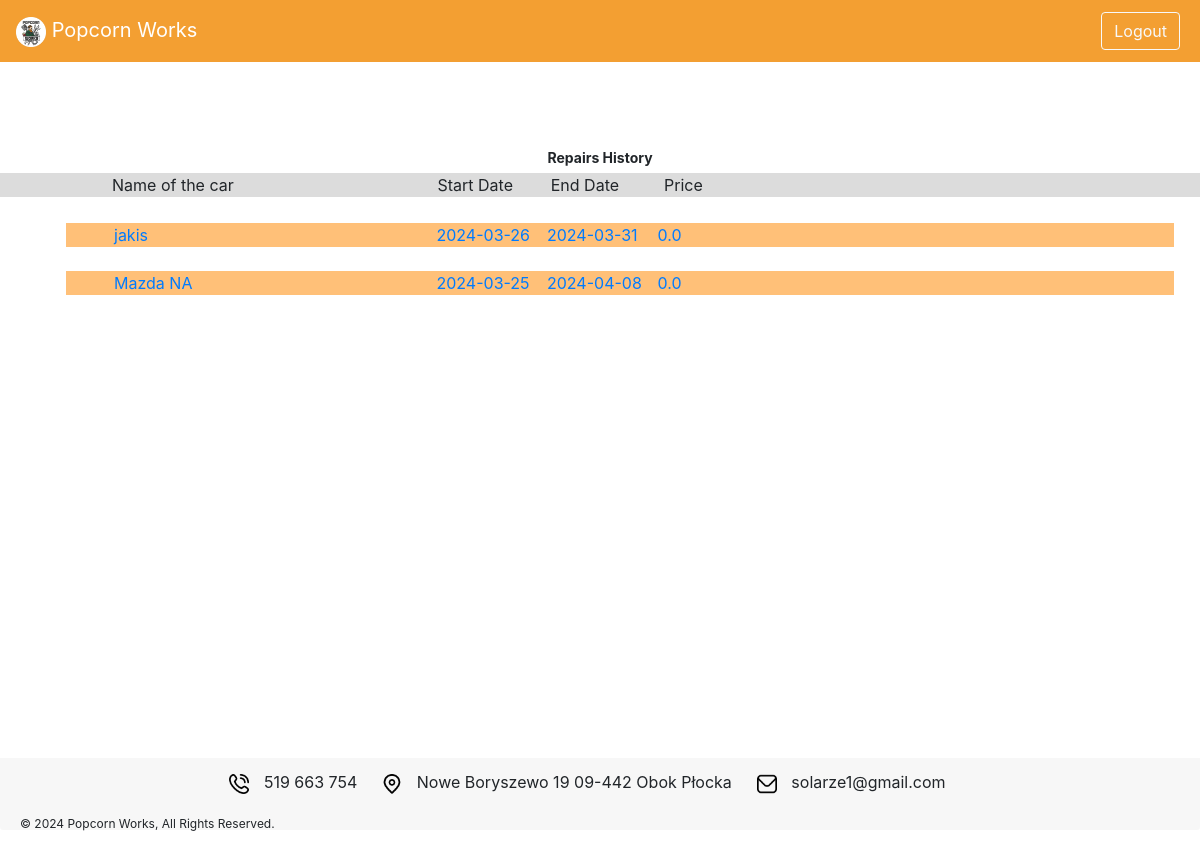
Page /customer/repairs (signed in) on the earlier database version.
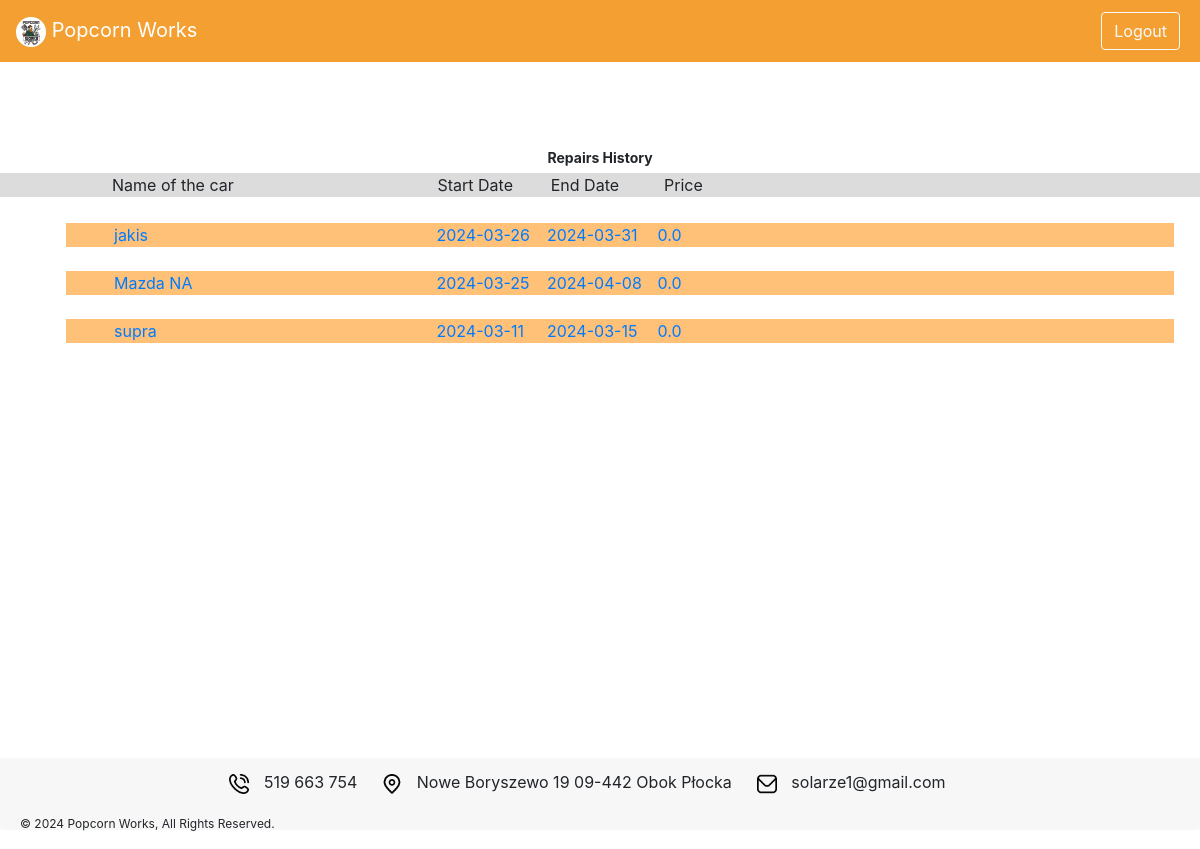
Same page on the later database version.
### models.py (models this page shows)
class Repair(Base):
    __tablename__ = "repair"
    id = Column(Integer, primary_key=True, index=True)
    car_name = Column(String)
    start_date = Column(String)
    end_date = Column(String)
    active = Column(Boolean, default=False)
    customer_id = Column(Integer, ForeignKey("user.id"))
    money = Column(Float, default=0.00)
    parts = relationship("PartsInRepair", back_populates="repair")

### routers/customer.py (the view)
@router.get("/", response_class=HTMLResponse)
async def customer_home_page(request: Request, db: Session = Depends(get_db)):
    redirection = check_user_role_and_redirect(request, db, 'customer')
    if redirection["is_needed"]:
        return redirection['redirection']
    user = get_current_user(request)
    customer_repairs = db.query(models.Repair).filter(
        models.Repair.customer_id == user['id']).all()
    return templates.TemplateResponse("customer.html", {"request": request,
                                                        "user": user,
                                                        "customer_repairs": customer_repairs})

### templates/repairs_customer.html (shortened to what this page needs)
{% include 'layout.html' %}
<div class="corner-title">Repairs History</div>
<div class="wrapper" style="background: gainsboro; padding-left: 7em;">
    <div style="display: inline-block; width: 29.5%; min-width: 200px;">Name of the car</div>
    <div style="display: inline-block; width: 10%; min-width: 100px;">Start Date</div>
    <div style="display: inline-block; width: 10%; min-width: 100px;">End Date</div>
    <div style="display: inline-block; width: 10%; min-width: 100px;">Price</div>
</div>
{% if customer_repairs %}
<div class="scrollable-mechanic-list">
    <ul>
        {% for repair in customer_repairs %}
        <li class="car_part_box " style="list-style: none; padding: 1em;">
            <a href="/customer/repairs/{{ repair.id }}">
                <div class="wrapper" style="background: #ffc078; padding-left: 3em;">
                    <div style="display: inline-block; width: 30%; min-width: 200px;">{{ repair.car_name }}</div>
                    <div style="display: inline-block; width: 10%; min-width: 100px;">{{ repair.start_date }}</div>
                    <div style="display: inline-block; width: 10%; min-width: 100px;">{{ repair.end_date }}</div>
                    <div style="display: inline-block; width: 10%; min-width: 100px;">{{ repair.money }}</div>
                </div>
            </a>
        </li>
        {% endfor %}
    </ul>
</div>
{% endif %}

### templates/layout.html (shortened to what this page needs)
<!DOCTYPE html>
<html lang="en">
<head>
    <link rel="stylesheet" type="text/css" href="{{ url_for('static', path='/popcorn/css/base.css') }}">
    <link rel="stylesheet" type="text/css" href="{{ url_for('static', path='/popcorn/css/bootstrap.css') }}">
</head>
<body>
    <div id="page-container">
        <div id="content-wrap">
            {% include 'navbar.html' %}
            {% include 'footer.html' %}
        </div>
</body>
</html>

### templates/navbar.html (shortened to what this page needs)
<div>
    <nav class="navbar navbar-expand-md navbar-dark main-color fixed-top">
        <a class="navbar-brand nav-item active" href="/"><img
                src="{{ url_for('static', path='/popcorn/photos/popcorn_logo.png') }}" alt="Popcorn Works"
                style="width: 30px;"> Popcorn Works</a>
        <div class="collapse navbar-collapse" id="navbarNav">
            <ul class="navbar-nav ml-auto">
                {% if user %}
                <li class="nav-item m-1">
                    <a type="button" class="btn btn-outline-light" href="/logout">Logout</a>
                </li>
                {% endif %}
            </ul>
        </div>
    </nav>
</div>

### templates/footer.html
<footer class="card-footer" style="border: 0;">
    <div style="display: flex; justify-content: center;">
        <p style="display: inline; margin-right: 25px;">
            <img src="/static/popcorn/photos/phone-call.png" style="max-height: 20px; margin-right: 10px;" alt="phone">
            519 663 754
        </p>
        <p style="display: inline; margin-right: 25px;">
            <img src="/static/popcorn/photos/marker.png" style="max-height: 20px; margin-right: 10px;" alt="phone">
            Nowe Boryszewo 19 09-442 Obok Płocka
        </p>
        <p style="display: inline; margin-right: 25px;">
            <img src="/static/popcorn/photos/envelope.png" style="max-height: 20px; margin-right: 10px;" alt="phone">
            solarze1@gmail.com
        </p>
    </div>
    <div style="justify-content: left;">
        <p style="display: inline-block; margin-right: 10px; font-size: 0.75rem;">© 2024 Popcorn Works, All Rights
            Reserved.</p>
    </div>
</footer>

### static/popcorn/css/base.css (style rules this page uses)
body { position: relative; background: #fafafa; color: #33333a; padding-top: 70px; }
.main-color { background-color: #f39f32; }
#page-container { position: relative; min-height: 95vh; }
#content-wrap { padding-bottom: 4.5rem; }
footer { position: absolute; bottom: 0; width: 100%; height: 4.5rem; }

Differences in the rows shown:
added Repair: car_name "supra", start_date "2024-03-11", end_date "2024-03-15", money "0.0"
